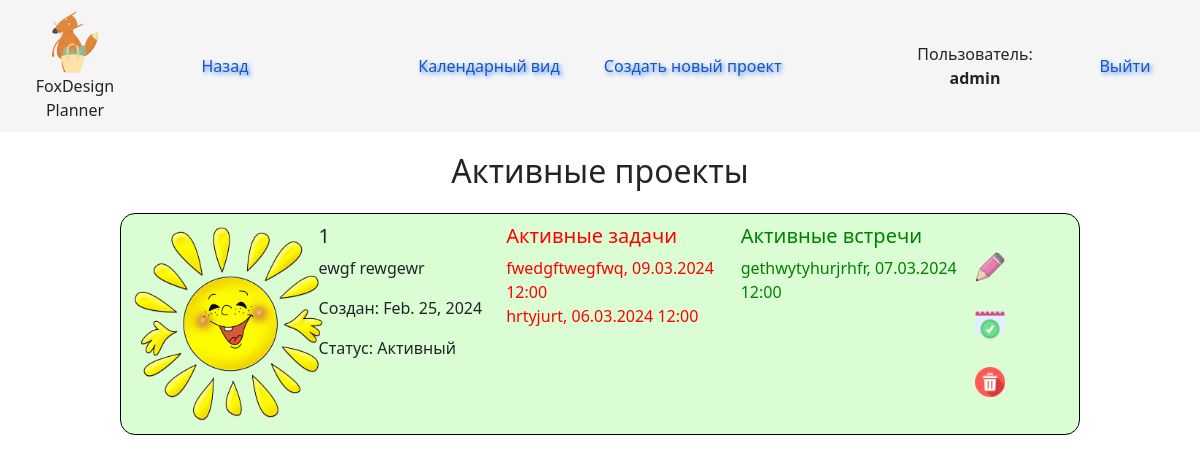
The app's page /home/ (signed in) with its own data.
### planner/models.py (models this page shows, shortened)
class Project(models.Model):
    status = [
        ('active', 'active'),
        ('completed', 'completed'),
    ]
    project_name = models.CharField(max_length=20)
    description = models.CharField(max_length=100)
    date_of_creation = models.DateTimeField(auto_now_add=True)
    logo = ProcessedImageField(upload_to='logo/', default="", blank=True, null=True,
                                           processors=[ResizeToFill(200, 200)],
                                           format='JPEG',
                                           options={'quality': 100})
    project_status = models.CharField(max_length=10, default='active', choices=status)
    user = models.ForeignKey(User, on_delete=models.CASCADE, default='')
    class Meta:
        verbose_name = "Проект"
        verbose_name_plural = "Проекты"

class Task(models.Model):
    status = [
        ('active', 'active'),
        ('completed', 'completed'),
    ]
    task = models.CharField(max_length=30)
    project = models.ForeignKey(Project, on_delete=models.CASCADE)
    deadline =models.DateTimeField(auto_now=False,blank=True, null=True)
    task_status = models.CharField(max_length=10, default='active', choices=status)
    completed_status_date = models.DateTimeField(blank=True, null=True)

class Meetings(models.Model):
    status = [
        ('active', 'active'),
        ('completed', 'completed'),
    ]
    meeting_name = models.CharField(max_length=30)
    meeting_time_start = models.DateTimeField(auto_now=False,blank=True, null=True)
    meeting_time_finish = models.DateTimeField(auto_now=False,blank=True, null=True)
    meeting_notes = models.CharField(max_length=300, blank=True, null=True)
    meeting_status = models.CharField(max_length=10, default='active', choices=status)
    completed_status_date = models.DateTimeField(blank=True, null=True)
    project = models.ForeignKey(Project, on_delete=models.CASCADE)

### planner/views.py (the view)
# urls.py: 2. Add a URL to urlpatterns:  path('', views.home, name='home')
def home(request):
    check_meeting_status()
    data_projects = {
        'active_projects': Project.objects.filter(user=request.user, project_status='active'),
        'completed_projects': Project.objects.filter(user=request.user, project_status='completed'),
    }
    return render(request, 'home.html', data_projects)

### planner/views.py (called while the page is built)
def check_meeting_status(): # Проверяем статусы встреч active/completed.
    current_time = timezone.now().replace(second=0, microsecond=0).timestamp()
    active_meetings = Meetings.objects.filter(meeting_status = "active")
    for elem in active_meetings:
        if elem.meeting_time_start.timestamp() - current_time <= 0:
            elem.meeting_status = "completed"
            elem.save()

### planner/templates/home.html (shortened to what this page needs)
<!DOCTYPE html>
{% load static %}
<html lang="en">
<head>
    <link href="https://cdn.jsdelivr.net/npm/bootstrap@5.2.3/dist/css/bootstrap.min.css" rel="stylesheet">
</head>
<body>
{% if user.is_authenticated %}
                <div class="container_header">
                        <div class="home"><img class="logo_image" src="{% static 'img/fox.png' %}" alt="home_logo">FoxDesign Planner</div>
                        <a class="back" href="{{request.META.HTTP_REFERER}}">Назад</a>
                        <div class="functions">
                            <a type="submit" class="btn-new" href="{% url 'new_date' %}" style="margin-right: 40px">Календарный вид</a>
                            <a type="submit" class="btn-new" href="{% url 'creation_form' %}">Создать новый проект</a>
                        </div>
                        <div class="username">Пользователь: <b>{{ user.username }}</b></div>
                        <div class="out"><a type="submit" class="btn-new" href="{% url 'logout_func' %}">Выйти</a></div>
                </div>
    {% if active_projects %}
    <h2 style="display: flex; justify-content: center;">Активные проекты</h2>
    <div class="wrapper">
        {% for d in active_projects %}
            <div class="card">
                <div class="logo_area">
                    {% if d.logo.url == '/media/null' %}
                            <a href="{% url 'go_to_project' id=d.id %}"><img class="logo_image" src="{% static 'img/sun.jpg' %}" alt="project_logo"></a>
                        {% else %}
                            <a href="{% url 'go_to_project' id=d.id %}"><img class="logo_image" src="{{ d.logo.url }}" alt="project_logo"></a>
                    {% endif %}
                </div>
                <div class="status_area">
                    <h5>{{ d.project_name }}</h5>
                    {% if d.description %}
                        <p>{{ d.description }}</p>
                    {% endif %}
                        <p> Создан: {{ d.date_of_creation.date }}</p>
                            {% if d.project_status == 'active' %}
                        <p>Статус: Активный </p>
                            {% else %}
                        <p>Статус: Завершен </p>
                            {% endif %}
                </div>
                <div class="task_area">
                    <h5 style="color: red;">Активные задачи</h5>
                    {% if d.task_set.all %}
                        {% for el in d.task_set.all %}
                             {% if el.task_status == 'active' %}
                                <div class="active_tasks" style="color: red;">{{ el.task }}, {{ el.deadline|date:'d.m.Y H:i' }}</div>
                            {% endif %}
                        {% endfor %}
                    {% endif %}
                </div>
                <div class="meeting_area">
                    <h5 style="color: green;">Активные встречи</h5>
                    {% if d.meetings_set.all %}
                        {% for el in d.meetings_set.all %}
                            {% if el.meeting_status == 'active' %}
                                <div class="active_meetings" style="color: green;">{{ el.meeting_name }}, {{ el.meeting_time_start|date:'d.m.Y H:i' }}</div>
                            {% endif %}
                        {% endfor %}
                    {% endif %}
                </div>
                <div class="buttons_area">
                    <a href="{% url 'go_to_project' id=d.id %}"><img class="img" src="{% static 'img/change.png' %}" alt="Картинка" title="Редактировать"></a>
                    <a type="button" data-bs-toggle="modal" data-bs-target="#finish_project{{ d.id }}"><img class="img" src="{% static 'img/completed.png' %}" alt="Картинка" title="Завершить"></a>
                    <a type="button" data-bs-toggle="modal" data-bs-target="#delete_project{{ d.id }}"><img class="img" src="{% static 'img/delete.png' %}" alt="Картинка" title="Удалить"></a>
                  </div>
                </div>
            </div>
        {% endfor %}
    {% else %}
        <h2 style="display: flex; justify-content: center;">Активных проектов нет</h2>
    {% endif %}
<br>
<br>
{% else %}
    <h2><a href="{% url 'login_func' %}">Пожалуйста, авторизуйтесь</a></h2>
{% endif %}
</body>
</html>

### planner/templates/home.html (style rules this page uses)
.wrapper { display:flex; flex-direction: column; }
.card { height: auto; width: 80%; margin: 15px auto 15px auto; border: 1px solid black; border-radius: 15px; background-color: rgb(219, 253, 211); display: grid; grid-template-columns: 20% 20% 25% 25% 10fr; grid-template-rows: 1fr; gap: 0px 0px; grid-auto-flow: row; grid-template-areas: "logo_area status_area task_area meeting_area buttons_area"; padding: 10px 10px; }
.logo_area { grid-area: logo_area; align-self: center; }
.status_area { grid-area: status_area; }
.task_area { grid-area: task_area; }
.meeting_area { grid-area: meeting_area; }
.buttons_area { grid-area: buttons_area; display: flex; flex-direction: column; justify-content: space-evenly; }
.logo_image { max-width: 200px; max-height: auto; background-position: center; background-size: cover; background-repeat: no-repeat; border-radius: 15px; }
.img { width: 30px; height: 30px; }
.container_header { display: grid; grid-template-columns: 0.5fr 0.5fr 2fr 0.5fr 0.5fr; grid-template-rows: 1fr; gap: 0px 0px; grid-auto-flow: row; grid-template-areas: "home back functions username out"; height: auto; background-color: whitesmoke; margin-bottom: 20px; }
.home { grid-area: home; margin: 10px; text-align: center; text-decoration: none; }
.back { grid-area: back; margin: auto; text-align: center; }
.functions { grid-area: functions; margin: auto; text-align: center; }
.username { grid-area: username; margin: auto; text-align: center; }
.out { grid-area: out; margin: auto; text-align: center; }
.btn-new, .back { border-radius: 10px; color: #1755c0; transition: .2s linear; text-decoration: none; text-shadow: 2px 2px 4px #4f8fff; }

### records on screen
Project: project_name "1", description "ewgf rewgewr", date_of_creation "Feb. 25, 2024", project_status "Статус: Активный"
Task: task "fwedgftwegfwq", deadline "09.03.2024 12:00"
Task: task "hrtyjurt", deadline "06.03.2024 12:00"
Meetings: meeting_name "gethwytyhurjrhfr", meeting_time_start "07.03.2024 12:00"

### other values on screen
{{ user.username }} "admin"
